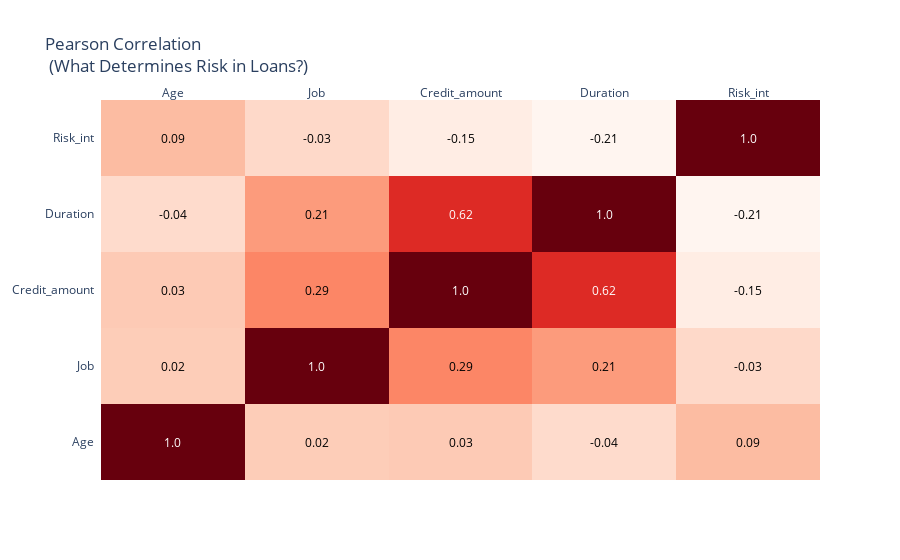

Notebook code cell kept with this figure:
### Code cell
import plotly.figure_factory as ff


corr = df.corr()

arr_corr = corr.values
arr_corr = np.around(arr_corr, decimals=2)

columns = corr.columns.values.tolist()

fig = ff.create_annotated_heatmap(arr_corr, x=columns, y=columns, colorscale='Reds')

fig.layout.title = 'Pearson Correlation <br> (What Determines Risk in Loans?)'
iplot(fig, filename='annotated_heatmap')

### Figure 1 — Plotly figure (JSON) as saved in the notebook; plotly's stock layout.template omitted (floating-point values rounded to 4 significant figures)
{"data": [{"colorscale": [[0, "rgb(255,245,240)"], [0.125, "rgb(254,224,210)"], [0.25, "rgb(252,187,161)"], [0.375, "rgb(252,146,114)"], [0.5, "rgb(251,106,74)"], [0.625, "rgb(239,59,44)"], [0.75, "rgb(203,24,29)"], [0.875, "rgb(165,15,21)"], [1, "rgb(103,0,13)"]], "reversescale": false, "showscale": false, "type": "heatmap", "x": ["Age", "Job", "Credit_amount", "Duration", "Risk_int"], "y": ["Age", "Job", "Credit_amount", "Duration", "Risk_int"], "z": [[1, 0.02, 0.03, -0.04, 0.09], [0.02, 1, 0.29, 0.21, -0.03], [0.03, 0.29, 1, 0.62, -0.15], [-0.04, 0.21, 0.62, 1, -0.21], [0.09, -0.03, -0.15, -0.21, 1]]}], "layout": {"annotations": [{"font": {"color": "#FFFFFF"}, "showarrow": false, "text": "1.0", "x": "Age", "xref": "x", "y": "Age", "yref": "y"}, {"font": {"color": "#000000"}, "showarrow": false, "text": "0.02", "x": "Job", "xref": "x", "y": "Age", "yref": "y"}, {"font": {"color": "#000000"}, "showarrow": false, "text": "0.03", "x": "Credit_amount", "xref": "x", "y": "Age", "yref": "y"}, {"font": {"color": "#000000"}, "showarrow": false, "text": "-0.04", "x": "Duration", "xref": "x", "y": "Age", "yref": "y"}, {"font": {"color": "#000000"}, "showarrow": false, "text": "0.09", "x": "Risk_int", "xref": "x", "y": "Age", "yref": "y"}, {"font": {"color": "#000000"}, "showarrow": false, "text": "0.02", "x": "Age", "xref": "x", "y": "Job", "yref": "y"}, {"font": {"color": "#FFFFFF"}, "showarrow": false, "text": "1.0", "x": "Job", "xref": "x", "y": "Job", "yref": "y"}, {"font": {"color": "#000000"}, "showarrow": false, "text": "0.29", "x": "Credit_amount", "xref": "x", "y": "Job", "yref": "y"}, {"font": {"color": "#000000"}, "showarrow": false, "text": "0.21", "x": "Duration", "xref": "x", "y": "Job", "yref": "y"}, {"font": {"color": "#000000"}, "showarrow": false, "text": "-0.03", "x": "Risk_int", "xref": "x", "y": "Job", "yref": "y"}, {"font": {"color": "#000000"}, "showarrow": false, "text": "0.03", "x": "Age", "xref": "x", "y": "Credit_amount", "yref": "y"}, {"font": {"color": "#000000"}, "showarrow": false, "text": "0.29", "x": "Job", "xref": "x", "y": "Credit_amount", "yref": "y"}, {"font": {"color": "#FFFFFF"}, "showarrow": false, "text": "1.0", "x": "Credit_amount", "xref": "x", "y": "Credit_amount", "yref": "y"}, {"font": {"color": "#FFFFFF"}, "showarrow": false, "text": "0.62", "x": "Duration", "xref": "x", "y": "Credit_amount", "yref": "y"}, {"font": {"color": "#000000"}, "showarrow": false, "text": "-0.15", "x": "Risk_int", "xref": "x", "y": "Credit_amount", "yref": "y"}, {"font": {"color": "#000000"}, "showarrow": false, "text": "-0.04", "x": "Age", "xref": "x", "y": "Duration", "yref": "y"}, {"font": {"color": "#000000"}, "showarrow": false, "text": "0.21", "x": "Job", "xref": "x", "y": "Duration", "yref": "y"}, {"font": {"color": "#FFFFFF"}, "showarrow": false, "text": "0.62", "x": "Credit_amount", "xref": "x", "y": "Duration", "yref": "y"}, {"font": {"color": "#FFFFFF"}, "showarrow": false, "text": "1.0", "x": "Duration", "xref": "x", "y": "Duration", "yref": "y"}, {"font": {"color": "#000000"}, "showarrow": false, "text": "-0.21", "x": "Risk_int", "xref": "x", "y": "Duration", "yref": "y"}, {"font": {"color": "#000000"}, "showarrow": false, "text": "0.09", "x": "Age", "xref": "x", "y": "Risk_int", "yref": "y"}, {"font": {"color": "#000000"}, "showarrow": false, "text": "-0.03", "x": "Job", "xref": "x", "y": "Risk_int", "yref": "y"}, {"font": {"color": "#000000"}, "showarrow": false, "text": "-0.15", "x": "Credit_amount", "xref": "x", "y": "Risk_int", "yref": "y"}, {"font": {"color": "#000000"}, "showarrow": false, "text": "-0.21", "x": "Duration", "xref": "x", "y": "Risk_int", "yref": "y"}, {"font": {"color": "#FFFFFF"}, "showarrow": false, "text": "1.0", "x": "Risk_int", "xref": "x", "y": "Risk_int", "yref": "y"}], "title": {"text": "Pearson Correlation <br> (What Determines Risk in Loans?)"}, "xaxis": {"dtick": 1, "gridcolor": "rgb(0, 0, 0)", "side": "top", "ticks": ""}, "yaxis": {"dtick": 1, "ticks": "", "ticksuffix": "  "}}}
